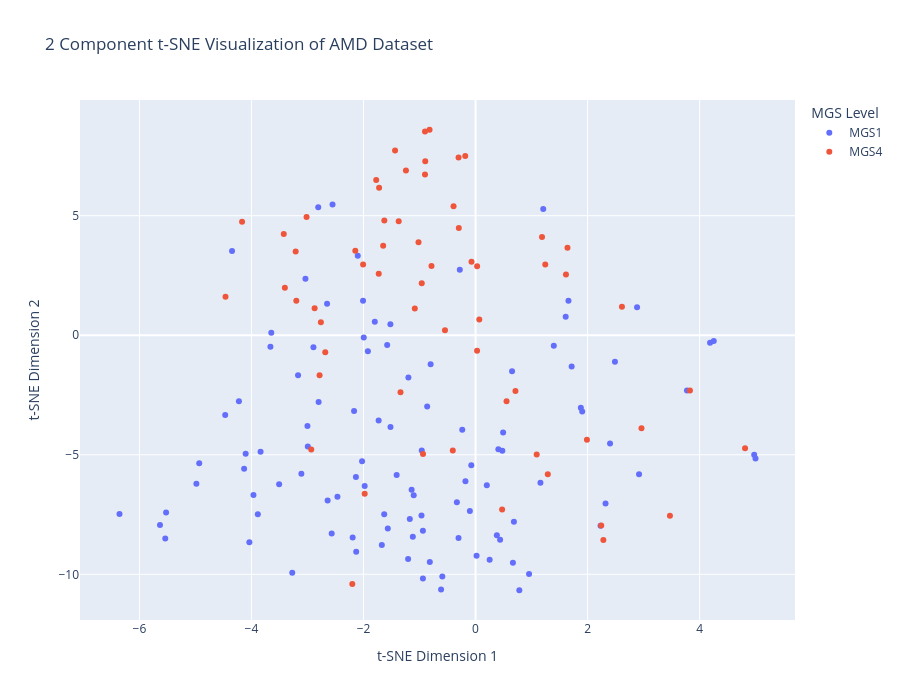

The code cell stored with this chart in its notebook:
### Markdown cell above
# tSNE

### Code cell
tsne = TSNE(n_components=2, perplexity=30, learning_rate=200, random_state=42)
experiment2 = tsne.fit_transform(working_data)

tsne_AMD_df = pd.DataFrame(experiment2, columns=["tsne1", "tsne2"])
tsne_AMD_df["mgs_level"] = data_levels

print("KL divergence:", tsne.kl_divergence_)

fig = px.scatter(
    tsne_AMD_df,
    x="tsne1",
    y="tsne2",
    color="mgs_level",
    title="2 Component t-SNE Visualization of AMD Dataset",
    labels={
        "tsne1": "t-SNE Dimension 1",
        "tsne2": "t-SNE Dimension 2",
        "mgs_level": "MGS Level"
    }
)

fig.update_traces(marker=dict(size=6))
fig.update_layout(width=900, height=700)

fig.show()

### Figure 1 — Plotly figure (JSON) as saved in the notebook; plotly's stock layout.template omitted (floating-point values rounded to 4 significant figures)
{"data": [{"hovertemplate": "MGS Level=MGS1<br>t-SNE Dimension 1=%{x}<br>t-SNE Dimension 2=%{y}<extra></extra>", "legendgroup": "MGS1", "marker": {"color": "#636efa", "size": 6, "symbol": "circle"}, "mode": "markers", "name": "MGS1", "orientation": "v", "showlegend": true, "type": "scatter", "x": [-5.538, -1.199, -3.886, -0.07611, -1.408, -1.104, 0.4383, -0.8163, -4.347, 4.252, -0.5929, 0.01824, 0.7813, -0.9604, 1.609, 0.4779, 2.488, 0.4919, -0.237, 0.4073, 0.6517, -0.6151, -0.3337, -3.506, 0.955, -0.9648, 2.401, -3.661, -0.8636, -3.837, -1.922, -1.52, 2.231, -4.983, -0.304, 4.186, 0.2011, -1.204, 2.32, 1.879, -0.2811, 1.715, 0.6848, -0.1805, 2.918, -2.025, -2.194, -4.469, -2.168, -5.524, -6.355, -3.964, 3.774, 1.397, 1.904, -0.9395, -4.103, -1.63, -3.0, -2.008, -4.932, -4.037, -1.979, -0.9396, -2.641, -2.994, -2.894, -3.109, -2.808, -1.673, -2.65, -2.102, -2.131, -2.801, -0.8018, -1.799, -1.73, -2.136, 1.208, -2.465, -3.168, -3.646, -1.141, -1.119, -2.568, -3.037, 0.667, 1.658, 0.3803, -1.566, -4.131, -2.553, 0.2516, -0.1013, -4.224, 4.974, 4.997, -5.633, -3.272, 2.883, 1.158, -1.996, -1.173, -1.518, -1.577], "xaxis": "x", "y": [-8.501, -1.766, -7.489, -5.443, -5.843, -6.689, -8.556, -9.486, 3.525, -0.2377, -10.09, -9.219, -10.67, -4.819, 0.7722, -4.827, -1.112, -4.068, -3.951, -4.772, -1.512, -10.63, -6.99, -6.238, -9.987, -7.546, -4.527, -0.4822, -2.98, -4.875, -0.6685, 0.4545, -7.973, -6.216, -8.485, -0.3152, -6.278, -9.361, -7.039, -3.037, 2.736, -1.305, -7.799, -6.109, -5.813, -5.276, -8.463, -3.339, -3.168, -7.416, -7.48, -6.681, -2.31, -0.4444, -3.192, -10.17, -4.958, -7.486, -3.802, 1.444, -5.354, -8.66, -6.304, -8.183, -6.915, -4.659, -0.5062, -5.795, 5.358, -8.772, 1.321, 3.329, -9.054, -2.792, -1.214, 0.5622, -3.568, -5.932, 5.284, -6.755, -1.676, 0.09962, -6.465, -8.428, -8.29, 2.36, -9.514, 1.439, -8.368, -8.082, -5.585, 5.472, -9.393, -7.356, -2.762, -4.997, -5.156, -7.934, -9.937, 1.168, -6.168, -0.09516, -7.686, -3.841, -0.4104], "yaxis": "y"}, {"hovertemplate": "MGS Level=MGS4<br>t-SNE Dimension 1=%{x}<br>t-SNE Dimension 2=%{y}<extra></extra>", "legendgroup": "MGS4", "marker": {"color": "#EF553B", "size": 6, "symbol": "circle"}, "mode": "markers", "name": "MGS4", "orientation": "v", "showlegend": true, "type": "scatter", "x": [0.0274, 1.988, 0.06668, -1.728, 4.81, -0.299, 2.962, 1.091, -2.933, -0.3034, 0.5531, -4.168, -0.7863, -0.9021, 0.7121, -0.184, 3.47, -0.3927, -1.979, 0.4742, -3.423, -2.683, -2.2, -1.018, -2.873, -2.761, -1.372, 2.282, -0.4063, -0.9604, -2.784, -0.5459, 2.243, -2.007, -1.437, -1.34, -3.404, -3.017, -1.649, -1.085, -0.9376, 3.827, -2.146, -1.773, 1.614, 1.641, -1.722, -3.199, -0.821, 2.613, -3.211, 1.186, 1.245, -4.463, -0.07209, -1.628, 1.289, -1.242, -0.8978, 0.02815, -0.9021], "xaxis": "x", "y": [-0.6468, -4.371, 0.6561, 2.572, -4.729, 4.484, -3.892, -4.993, -4.778, 7.436, -2.765, 4.749, 2.897, 6.727, -2.33, 7.499, -7.546, 5.396, -6.633, -7.29, 4.232, -0.7092, -10.4, 3.886, 1.132, 0.5409, 4.765, -8.563, -4.818, 2.174, -1.674, 0.2061, -7.959, 2.963, 7.729, -2.382, 1.989, 4.945, 3.743, 1.118, -4.964, -2.316, 3.539, 6.492, 2.538, 3.657, 6.166, 1.445, 8.595, 1.195, 3.5, 4.114, 2.957, 1.608, 3.069, 4.803, -5.817, 6.895, 7.281, 2.888, 8.523], "yaxis": "y"}], "layout": {"height": 700, "legend": {"title": {"text": "MGS Level"}, "tracegroupgap": 0}, "title": {"text": "2 Component t-SNE Visualization of AMD Dataset"}, "width": 900, "xaxis": {"anchor": "y", "domain": [0, 1], "title": {"text": "t-SNE Dimension 1"}}, "yaxis": {"anchor": "x", "domain": [0, 1], "title": {"text": "t-SNE Dimension 2"}}}}
